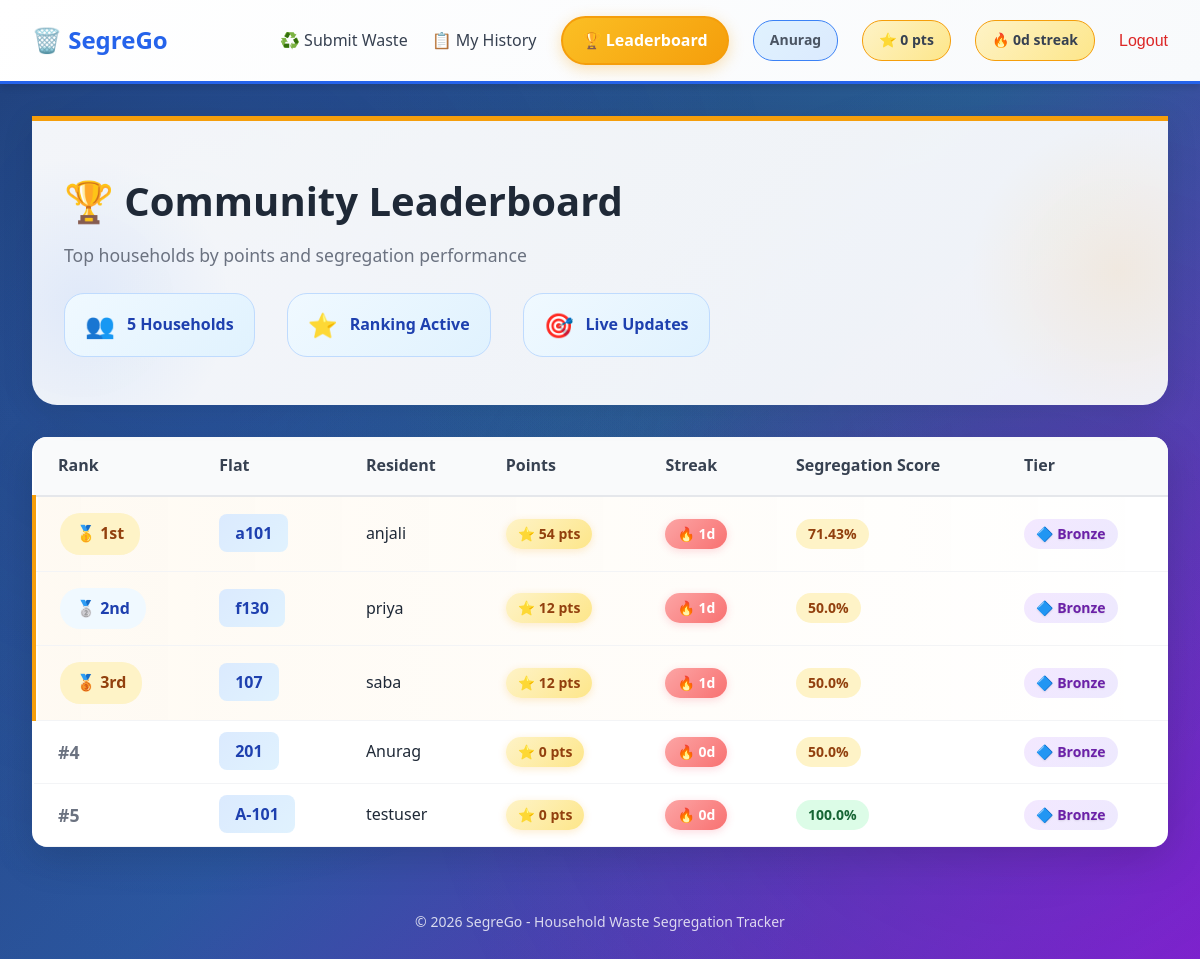
Page /leaderboard/ (signed in) on the committed database.
### waste/models.py (models this page shows, shortened)
class Household(models.Model):
    user = models.OneToOneField(User, on_delete=models.CASCADE, related_name='household')
    flat_number = models.CharField(max_length=20, unique=True)
    points = models.IntegerField(default=0)
    consecutive_days = models.IntegerField(default=0)
    last_submission_date = models.DateField(blank=True, null=True)
    area_segregation_score = models.FloatField(default=0.0)
    daily_reminder_enabled = models.BooleanField(default=True)
    created_at = models.DateTimeField(auto_now_add=True)
    class Meta:
        ordering = ['flat_number']
    @property
    def tier(self):
        if self.points >= 1000:
            return 'Platinum'
        if self.points >= 500:
            return 'Gold'
        if self.points >= 200:
            return 'Silver'
        return 'Bronze'
    def calculate_segregation_score(self):
        entries = self.waste_entries.all()
        if not entries.exists():
            return 0.0
        properly_segregated = entries.filter(waste_type__in=['wet', 'dry']).count()
        total = entries.count()
        score = (properly_segregated / total * 100) if total > 0 else 0.0
        self.area_segregation_score = round(score, 2)
        self.save(update_fields=['area_segregation_score'])
        return self.area_segregation_score

### waste/views.py (the view)
# urls.py: path('leaderboard/', views.leaderboard, name='leaderboard'),
@login_required
def leaderboard(request):
    households = Household.objects.order_by('-points', '-consecutive_days')[:50]
    for household in households:
        household.calculate_segregation_score()
    return render(request, 'waste/leaderboard.html', {'households': households})

### waste/templates/waste/leaderboard.html (shortened to what this page needs)
{% extends 'waste/base.html' %}
{% block content %}
<div class="leaderboard-header">
    <div class="header-content">
        <h1 class="leaderboard-title">🏆 Community Leaderboard</h1>
        <p class="leaderboard-subtitle">Top households by points and segregation performance</p>
        <div class="leaderboard-stats">
            <div class="stat-item">
                <span class="stat-icon">👥</span>
                <span class="stat-text">{{ households|length }} Households</span>
            </div>
            <div class="stat-item">
                <span class="stat-icon">⭐</span>
                <span class="stat-text">Ranking Active</span>
            </div>
            <div class="stat-item">
                <span class="stat-icon">🎯</span>
                <span class="stat-text">Live Updates</span>
            </div>
        </div>
    </div>
</div>
<div class="table-container leaderboard-table">
    <table class="data-table">
        <thead>
            <tr>
                <th>Rank</th>
                <th>Flat</th>
                <th>Resident</th>
                <th>Points</th>
                <th>Streak</th>
                <th>Segregation Score</th>
                <th>Tier</th>
            </tr>
        </thead>
        <tbody>
            {% for h in households %}
                <tr class="{% if forloop.counter <= 3 %}top-rank{% endif %}">
                    <td>
                        {% if forloop.counter == 1 %}
                            <span class="rank-badge gold">🥇 1st</span>
                        {% elif forloop.counter == 2 %}
                            <span class="rank-badge silver">🥈 2nd</span>
                        {% elif forloop.counter == 3 %}
                            <span class="rank-badge bronze">🥉 3rd</span>
                        {% else %}
                            <span class="rank-number">#{{ forloop.counter }}</span>
                        {% endif %}
                    </td>
                    <td><strong class="flat-badge">{{ h.flat_number }}</strong></td>
                    <td>{{ h.user.username }}</td>
                    <td><span class="badge badge-points">⭐ {{ h.points }} pts</span></td>
                    <td><span class="badge badge-streak">🔥 {{ h.consecutive_days }}d</span></td>
                    <td>
                        <span class="badge" style="{% if h.area_segregation_score >= 75 %}background: #dcfce7; color: #166534;{% elif h.area_segregation_score >= 50 %}background: #fef3c7; color: #92400e;{% else %}background: #fee2e2; color: #991b1b;{% endif %}">
                            {{ h.area_segregation_score }}%
                        </span>
                    </td>
                    <td>
                        {% if h.tier == 'Platinum' %}
                            <span class="badge tier-badge platinum">💎 {{ h.tier }}</span>
                        {% elif h.tier == 'Gold' %}
                            <span class="badge tier-badge gold-tier">⭐ {{ h.tier }}</span>
                        {% elif h.tier == 'Silver' %}
                            <span class="badge tier-badge silver-tier">✨ {{ h.tier }}</span>
                        {% else %}
                            <span class="badge tier-badge bronze-tier">🔷 {{ h.tier }}</span>
                        {% endif %}
                    </td>
                </tr>
            {% empty %}
                <tr>
                    <td colspan="7" class="empty-cell">No households yet. Start submitting to join the leaderboard!</td>
                </tr>
            {% endfor %}
        </tbody>
    </table>
</div>
{% endblock %}

### waste/templates/waste/base.html (shortened to what this page needs)
{% load static %}
<!DOCTYPE html>
<html lang="en">
<head>
    <link rel="stylesheet" href="{% static 'css/style.css' %}">
</head>
<body>
    <nav class="navbar">
        <div class="nav-brand">
            <a href="{% url 'home' %}">🗑️ SegreGo</a>
        </div>
        <div class="nav-links">
            {% if user.is_authenticated %}
                {% if user.is_staff %}
                    <a href="{% url 'admin_dashboard' %}">📊 Dashboard</a>
                    <a href="{% url 'admin:index' %}">⚙️ Admin Panel</a>
                {% else %}
                    <a href="{% url 'submit_waste' %}">♻️ Submit Waste</a>
                    <a href="{% url 'history' %}">📋 My History</a>
                    <a href="{% url 'leaderboard' %}" class="nav-leaderboard">🏆 Leaderboard</a>
                {% endif %}
                <span class="user-info">{{ user.username }}</span>
                {% if not user.is_staff and user.household %}
                    <span class="user-stats">⭐ {{ user.household.points }} pts</span>
                    <span class="user-stats">🔥 {{ user.household.consecutive_days }}d streak</span>
                {% endif %}
                <form method="post" action="{% url 'logout' %}" style="display: inline;">
                    <button type="submit" class="btn-logout" style="border: none; background: none; cursor: pointer; padding: 0; font-size: inherit;">Logout</button>
                </form>
            {% else %}
                <a href="{% url 'login' %}">🔐 Login</a>
                <a href="{% url 'register' %}">📝 Register</a>
            {% endif %}
        </div>
    </nav>
    <main class="container">
        {% block content %}{% endblock %}
    </main>
    <footer class="footer">
        <p>&copy; 2026 SegreGo - Household Waste Segregation Tracker</p>
    </footer>
</body>
</html>

### rows in the picture
Household: shows "🥇 1st", flat_number "a101", user.username "anjali", points "54", consecutive_days "1", area_segregation_score "71.43", tier "Bronze"
Household: shows "🥈 2nd", flat_number "f130", user.username "priya", points "12", consecutive_days "1", area_segregation_score "50.0", tier "Bronze"
Household: shows "🥉 3rd", flat_number "107", user.username "saba", points "12", consecutive_days "1", area_segregation_score "50.0", tier "Bronze"
Household: flat_number "201", user.username "Anurag", points "0", consecutive_days "0", area_segregation_score "50.0", tier "Bronze"
Household: flat_number "A-101", user.username "testuser", points "0", consecutive_days "0", area_segregation_score "100.0", tier "Bronze"

### other values in the picture
{{ user.username }} "Anurag"
{{ user.household.points }} "0"
{{ user.household.consecutive_days }} "0"
{{ households|length }} "5"
